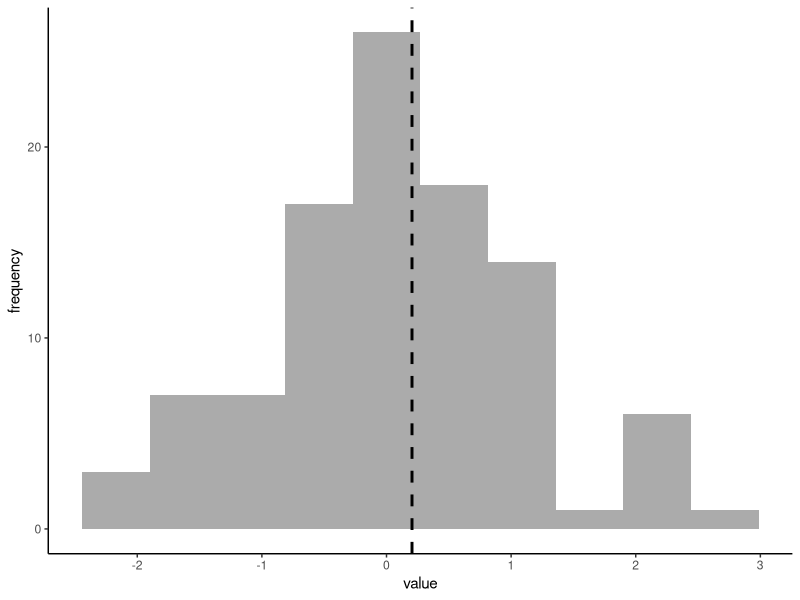
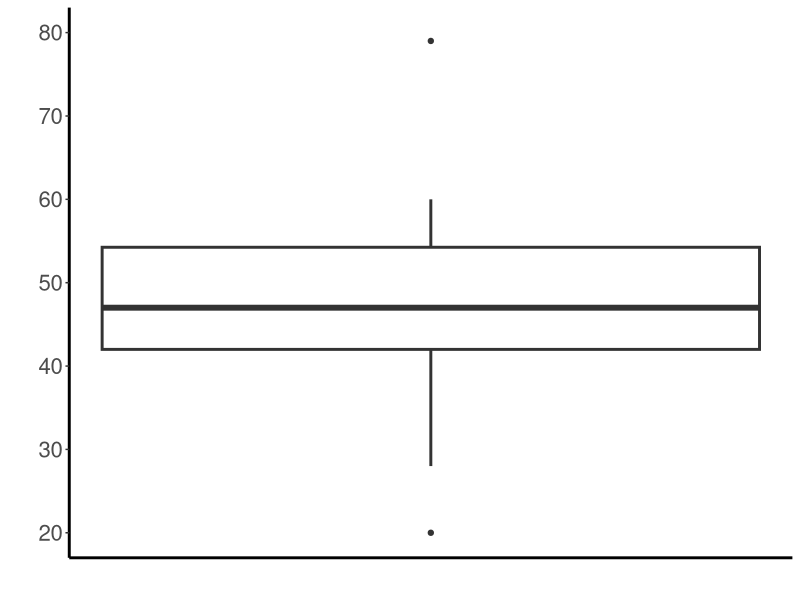
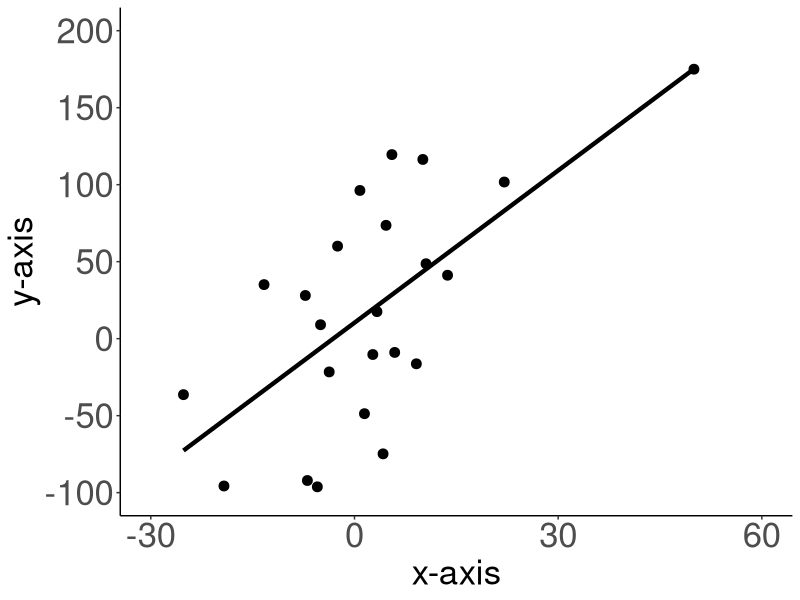

Reproduce these figures in R, in order.
#Install needed packages

library(dplyr) #Formats and runs sequences of operations on dataframes
library(ggplot2) #Used to create graphs
library(lme4) #Optional-linear models use the base R code

###############################################################################################################
#Generate a normal distribution for the histograms

data <- rnorm(100, mean=0, sd=1) #Makes the distribution

data <- as.data.frame(data)

#Replace one value in the distribution with an outlying value

data1 <- data
data1[98,] <- 10

#write.csv(data, "rnorm_orig_distribution.csv")
#write.csv(data1, "rnorm_outlierrep_distribution.csv")

#Manually create data for the boxplot

boxplot <- c(20, 28, 30, 30, 35, 37, 40, 41, 41, 42, 42, 42, 43, 44, 44, 46, 46, 47, 47, 47, 47, 48, 48, 49, 50, 50, 51, 51, 52, 54, 55, 55, 55, 56, 57, 58, 58, 59, 60, 79)

boxplot <- as.data.frame(boxplot)


#Generate an original dataset for the regression line and set the correlation strength

complement <- function(y, rho, x) {
  if (missing(x)) x <- rnorm(length(y)) # Optional: supply a default if `x` is not given
  y.perp <- residuals(lm(x ~ y))
  rho * sd(y.perp) * y + y.perp * sd(y) * sqrt(1 - rho^2)
}

y <- rnorm(25, sd=10) #25 is the number of values
x <- 1:25 # Optional
r <- seq(.6, length.out=1) #Set the correlation strength here. Currently it is set to .6.
X <- data.frame(z=as.vector(sapply(r, function(r) complement(y, r, x))),
                r=ordered(rep(signif(r, 2), each=length(y))),
                y=rep(y, length(r)))

#Save the data
#write.csv(X, "regressionline_data.csv")

#Read in the data
X <- read.csv("regressionline_data.csv")

#Add outliers as separate dataframes

Xnochange <- data.frame(matrix(ncol = 3, nrow = 26))
colnames(Xnochange) <- c("z", "r", "y")
Xnochange$z <- c(X$z, 175)
Xnochange$r <- .60
Xnochange$y <- c(X$y, 50)

Xflat <- data.frame(matrix(ncol = 3, nrow = 26))
colnames(Xflat) <- c("z", "r", "y")
Xflat$z <- c(X$z, -80)
Xflat$r <- .6
Xflat$y <- c(X$y, 50)

Xsteep <- data.frame(matrix(ncol = 3, nrow = 26))
colnames(Xsteep) <- c("z", "r", "y")
Xsteep$z <- c(X$z, 375)
Xsteep$r <- .6
Xsteep$y <- c(X$y, 50)

#Check the model strengths and fits

modX <- lm(z~y, X)
summary(modX)

modXnochange <- lm(z~y, Xnochange)
summary(modXnochange)

modXsteep <- lm(z~y, Xsteep)
summary(modXsteep)

modXflat <- lm(z~y, Xflat)
summary(modXflat)

###############################################################################################################
#FIGURES



#Make a histogram of the normal distribution

#Compute the mean to be plotted as a dashed line
vline.data <- data1 %>% summarize(grp.mean=mean(data)) %>% ungroup()
head(vline.data)

#Output the SDs of both distributions

sd(data$data)
sd(data1$data)


p <- ggplot(data = data, aes(x=data)) +
  geom_histogram(position="identity", alpha=0.5,bins=10) +
  geom_vline(data = vline.data, aes(xintercept=grp.mean),linetype="dashed",size=1)

p + 
  
  theme(legend.title = element_blank(), legend.position = 'none',
        plot.subtitle = element_text(hjust = 0.5)) +
  labs(x = "value", y ='frequency') +
  theme(strip.text.x = element_blank()) +
  theme_classic() +
  theme(legend.title = element_blank())



#Make a boxplot

p <- boxplot %>%
  ggplot(aes(x = , y = boxplot)) +
  geom_boxplot(size = 1)

p + 
  
  labs(x = "", y = "") +
  theme(strip.text.x = element_blank()) +
  theme(strip.background = element_blank()) +
  theme_classic() +
  scale_y_continuous(limits = c(20, 80), breaks = c(20,30,40,50,60,70,80)) +
  theme(text = element_text(size=20)) +
  theme(legend.title = element_blank(), axis.text.x = element_blank(), axis.ticks.x = element_blank()) +
  theme(axis.line.x.bottom=element_line(size=1)) +
  theme(axis.line.y.left=element_line(size=1))




#Create a scatterplot for the automatically generated regression line

ggplot(Xnochange, aes(y,z), color = "black") + 
  geom_smooth(method="lm", color="black", se = FALSE, show.legend = FALSE, size = 1.5) + 
  geom_point(aes(fill="r"), color="black", fill="black", alpha=1, shape=21, size = 3) +
  scale_y_continuous(limits = c(-100, 200), breaks = c(-100,-50,0,50,100,150, 200, 250,300,350,400)) +
  scale_x_continuous(limits = c(-30, 60), breaks = c(-30,0,30,60)) +
  labs(x="", y = "") +
  theme_classic() +
  xlab("x-axis") +
  ylab("y-axis") +
  theme(text = element_text(size=25)) +
  theme(axis.text = element_text(size=25)) +
  theme(legend.title = element_blank()) +
  guides(fill="none")

